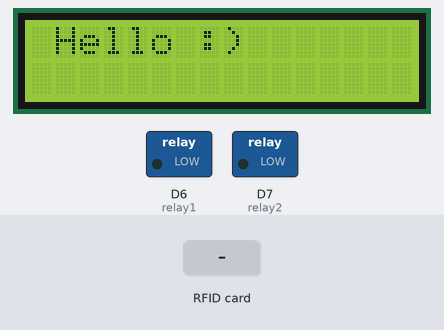
A program run on a simulated ESP8266 (NodeMCU). Shown: 16×2 character LCD, switched loads named in the program (green lamp = pin HIGH). The test bench sets the inputs (shaded band). What the program prints to the serial monitor is not drawn.

Above: at 0.2 s.
4.4 s: RFID card 5E 7A 19 C4 held to the reader
At 5.1 s:
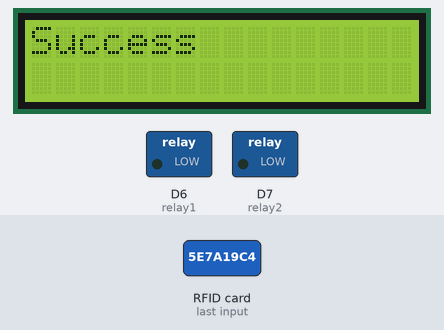
At 24.9 s:
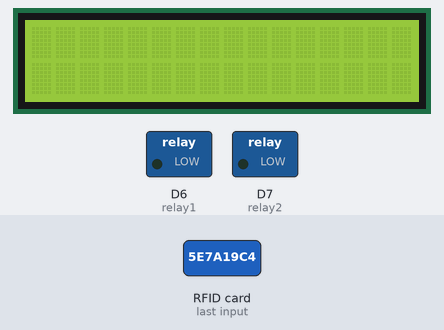
Timing chart, 0 to 26.0 s (numbered marks = the images above; inputs shaded):
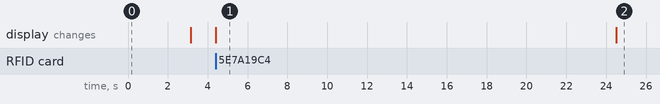

The program:

main.cpp
```cpp
#include <Arduino.h>
#include <PN532.h>
#include <LiquidCrystal_I2C.h>
using namespace std;
// #define SPI_MODE

#ifdef SPI_MODE
#include <SPI.h>
#include <PN532_SPI.h>
PN532_SPI pn532spi(SPI, D0);
PN532 nfc(pn532spi);
#else
#include <Wire.h>
#include <PN532_I2C.h>
#define relay1 D6
#define relay2 D7
PN532_I2C pn532_i2c(Wire);
PN532 nfc(pn532_i2c);
#endif

LiquidCrystal_I2C lcd(0x27, 16, 2);
unsigned long previousMillis = 0;
const long interval = 100; // interval in ms

void GenerateKeyA(uint8_t *uid, uint8_t uidLength, uint8_t *static_key, uint8_t *result);
void Reverse(const char *original, char *reverse, int size);
::byte nibble(char c);
void dumpByteArray(const ::byte *byteArray, const ::byte arraySize);
void hexCharacterStringToBytes(::byte *byteArray, const char *hexString);

void setup()
{
  Serial.begin(115200);

  lcd.init();
  lcd.backlight();
  lcd.begin(16, 2);

  Serial.println("Hello!");
  lcd.setCursor(1, 0);
  lcd.print("Hello :)");
  delay(3000);
  lcd.clear();
  nfc.begin();

  uint32_t versiondata = nfc.getFirmwareVersion();
  if (!versiondata)
  {
    Serial.print("Didn't find PN53x board");
    lcd.setCursor(0, 0);
    lcd.print("Didn't find PN53x board");
    while (1)
      delay(100); // halt
  }
  // Got ok data, print it out!
  Serial.print("Found chip PN5");
  Serial.println((versiondata >> 24) & 0xFF, HEX);
  Serial.print("Firmware ver. ");
  Serial.print((versiondata >> 16) & 0xFF, DEC);
  Serial.print('.');
  Serial.println((versiondata >> 8) & 0xFF, DEC);

  // configure board to read RFID tags
  nfc.SAMConfig();

  Serial.println("Waiting for an ISO14443A Card ...");
  pinMode(relay1, OUTPUT);
  pinMode(relay2, OUTPUT);
}

void loop()
{
  lcd.clear();
  uint8_t success;
  uint8_t uid[] = {0, 0, 0, 0, 0, 0, 0}; // Buffer to store the returned UID
  uint8_t uidLength;                     // Length of the UID (4 or 7 bytes depending on ISO14443A card type)

  // Wait for an ISO14443A type cards (Mifare, etc.).  When one is found
  // 'uid' will be populated with the UID, and uidLength will indicate
  // if the uid is 4 bytes (Mifare Classic) or 7 bytes (Mifare Ultralight)
  success = nfc.readPassiveTargetID(PN532_MIFARE_ISO14443A, uid, &uidLength, 10);
  // print 0000
  if (success)
  {
    // Display some basic information about the card
    Serial.println("Found an ISO14443A card");
    Serial.print("  UID Length: ");
    Serial.print(uidLength, DEC);
    Serial.println(" bytes");
    Serial.print("  UID Value: ");
    nfc.PrintHex(uid, uidLength);
    Serial.println("");
    digitalWrite(relay1, LOW);
    lcd.setCursor(0, 0);
    lcd.print("Success");
    delay(4000);
    lcd.clear();

    if (uidLength == 4)
    {
      // We probably have a Mifare Classic card ...
      Serial.println("Seems to be a Mifare Classic card (4 byte UID)");

      // Now we need to try to authenticate it for read/write access
      // Try with the factory default KeyA: 0xFF 0xFF 0xFF 0xFF 0xFF 0xFF
      Serial.println("Trying to authenticate block 4 with default KEYA value");
      // uint8_t keya[6] = {0xFF, 0xFF, 0xFF, 0xFF, 0xFF, 0xFF};
      uint8_t keya[6];
      uint8_t static_key[2] = {20, 21};
      GenerateKeyA(uid, uidLength, static_key, keya);
      nfc.PrintHex(keya, 6);
      Serial.println();

      // Start with block 4 (the first block of sector 1) since sector 0
      // contains the manufacturer data and it's probably better just
      // to leave it alone unless you know what you're doing
      success = nfc.mifareclassic_AuthenticateBlock(uid, uidLength, 4, 0, keya);
      digitalWrite(relay1, LOW);
      lcd.setCursor(0, 0);
      lcd.print("Success");
      delay(4000);
      lcd.clear();
      Serial.print(success);
      if (success)
      {
        Serial.println("Sector 1 (Blocks 4..7) has been authenticated");
        uint8_t data[16];
        uint8_t data_card[32];

        // If you want to write something to block 4 to test with, uncomment
        // the following line and this text should be read back in a minute
        // data = { 'a', 'd', 'a', 'f', 'r', 'u', 'i', 't', '.', 'c', 'o', 'm', 0, 0, 0, 0};
        // success = nfc.mifareclassic_WriteDataBlock (4, data);

        // Try to read the contents of block 4
        success = nfc.mifareclassic_ReadDataBlock(5, data);
        digitalWrite(relay1, LOW);
        lcd.setCursor(0, 0);
        lcd.print("Success");
        delay(4000);
        lcd.clear();

        if (success)
        {
          for (size_t i = 0; i < 16; i++)
            data_card[i] = data[i];

          // Data seems to have been read ... spit it out
          Serial.println("Reading Block 5:");
          nfc.PrintHexChar(data, 16);
          Serial.println("");

          // Wait a bit before reading the card again
          // delay(500);
          success = nfc.mifareclassic_ReadDataBlock(6, data);
          digitalWrite(relay1, LOW);
          lcd.setCursor(0, 0);
          lcd.print("Success");
          delay(4000);
          lcd.clear();

          if (success)
          {
            for (size_t i = 16; i < 32; i++)
              data_card[i] = data[i - 16];

            Serial.println("Reading Block 6:");
            nfc.PrintHexChar(data, 16);
            Serial.println("");
            nfc.PrintHexChar(data_card, 32);
            Serial.println("");

            uint8_t nip[18];
            String strNip;
            for (size_t i = 0; i < 18; i++)
            {
              nip[i] = data_card[i + 1];
              strNip += String((char)nip[i]);
            }
            nfc.PrintHexChar(nip, 18);
            Serial.println("");
            Serial.println(strNip);
            digitalWrite(relay1, LOW);
            lcd.print("Success");
            delay(4000);
            lcd.clear();
          }
          else
          {
            Serial.println("Ooops ... unable to read the requested block.  Try another key?");
            digitalWrite(relay1, HIGH);
            lcd.setCursor(0, 0);
            lcd.print("Failed");
            // lcd.scrollDisplayLeft();
            delay(4000);
            return;
          }
        }
        else
        {
          Serial.println("Ooops ... unable to read the requested block.  Try another key?");
          digitalWrite(relay1, HIGH);
          lcd.setCursor(0, 0);
          lcd.print("Failed");
          // lcd.scrollDisplayLeft();
          delay(4000);
          return;
        }
      }
      else
      {
        Serial.println("Ooops ... authentication failed: Try another key?");
        digitalWrite(relay1, HIGH);
        lcd.setCursor(0, 0);
        lcd.print("Failed");
        // lcd.scrollDisplayLeft();
        delay(4000);
        return;
      }
    }
  }
}

void Reverse(const char *original, char *reverse, int size)
{
  if (size > 0 && original != NULL && reverse != NULL)
  {
    for (int i = 0; i < size; ++i)
    {
      reverse[i] = original[size - i - 2];
    }

    reverse[size - 1] = '\0';
  }
}

void hexCharacterStringToBytes(::byte *byteArray, const char *hexString)
{
  bool oddLength = strlen(hexString) & 1;

  ::byte currentByte = 0;
  ::byte byteIndex = 0;

  for (::byte charIndex = 0; charIndex < strlen(hexString); charIndex++)
  {
    bool oddCharIndex = charIndex & 1;

    if (oddLength)
    {
      // If the length is odd
      if (oddCharIndex)
      {
        // odd characters go in high nibble
        currentByte = nibble(hexString[charIndex]) << 4;
      }
      else
      {
        // Even characters go into low nibble
        currentByte |= nibble(hexString[charIndex]);
        byteArray[byteIndex++] = currentByte;
        currentByte = 0;
      }
    }
    else
    {
      // If the length is even
      if (!oddCharIndex)
      {
        // Odd characters go into the high nibble
        currentByte = nibble(hexString[charIndex]) << 4;
      }
      else
      {
        // Odd characters go into low nibble
        currentByte |= nibble(hexString[charIndex]);
        byteArray[byteIndex++] = currentByte;
        currentByte = 0;
      }
    }
  }
}

void dumpByteArray(const ::byte *byteArray, const ::byte arraySize)
{

  for (int i = 0; i < arraySize; i++)
  {
    Serial.print("0x");
    if (byteArray[i] < 0x10)
      Serial.print("0");
    Serial.print(byteArray[i], HEX);
    Serial.print(", ");
  }
  Serial.println();
}

::byte nibble(char c)
{
  if (c >= '0' && c <= '9')
    return c - '0';

  if (c >= 'a' && c <= 'f')
    return c - 'a' + 10;

  if (c >= 'A' && c <= 'F')
    return c - 'A' + 10;

  return 0; // Not a valid hexadecimal character
}

void GenerateKeyA(uint8_t *uid, uint8_t uidLength, uint8_t *static_key, uint8_t *result)
{
  Serial.println("GenreateKey A start");
  nfc.PrintHex(uid, uidLength);
  memcpy(result, uid, uidLength);
  String CardID = "";
  for (::byte i = 0; i < uidLength; i++)
  {
    String rs = String(uid[i], HEX);
    if (rs.length() == 1)
    {
      rs = "0" + rs;
    }
    CardID += rs;
  }
  Serial.println(CardID);
  char reverse[CardID.length()];
  Reverse(CardID.c_str(), reverse, CardID.length() + 1);
  String rev = String(reverse);
  Serial.println(rev);
  Serial.println("GenreateKey A end");
  lcd.clear();

  ::byte arr[rev.length() / 2];
  hexCharacterStringToBytes(arr, rev.c_str());
  dumpByteArray(arr, rev.length() / 2);

  ::byte key[6];
  key[0] = static_key[0];
  key[1] = arr[0];
  key[2] = arr[1];
  key[3] = arr[2];
  key[4] = arr[3];
  key[5] = static_key[1];
  dumpByteArray(key, 6);

  for (size_t i = 0; i < 6; i++)
    result[i] = key[i];
}
```

Measured:
- after the input at 4.4 s, the display: changes at once (image 1)
- what the display in image 1 shows lasts 20.1 s, from 4.4 s to 24.5 s
